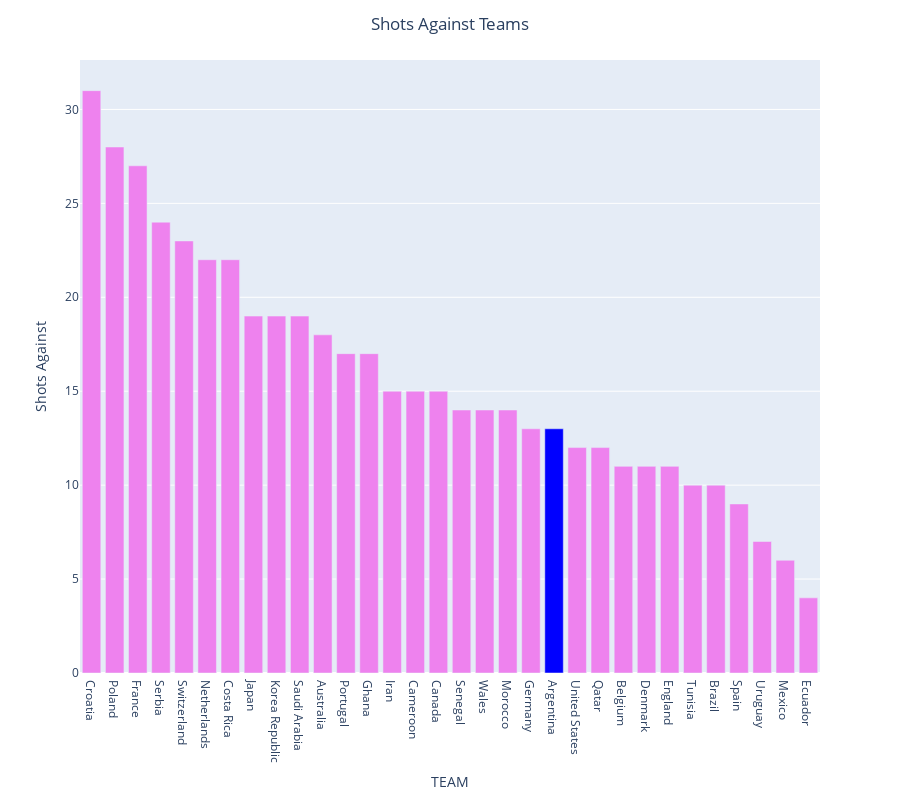

Here is the notebook cell this chart was saved with:
### Markdown cell above
xG (Expected Goals) is a metric that shows the quality of a scoring chance and how likely it is to result in a goal.
In the World Cup 2022, xG played a big role for Argentina and France, helping them create high-quality chances — which turned into the most goals scored in the tournament.

### Code cell
fig = px.bar(team_data.sort_values('gk_shots_on_target_against', ascending=False), y= 'gk_shots_on_target_against', x= 'team', width = 900,
    height = 800)

fig.update_layout(
    title = 'Shots Against Teams',
    title_x = 0.5,
    xaxis_title = 'TEAM',
    yaxis_title = 'Shots Against'
)

colors = ['violet'] * len(team_data)

colors[20] = 'blue';



fig.update_traces(marker_color = colors )

fig.show()

### Figure 1 — Plotly figure (JSON) as saved in the notebook; plotly's stock layout.template omitted (floating-point values rounded to 4 significant figures)
{"data": [{"hovertemplate": "team=%{x}<br>gk_shots_on_target_against=%{y}<extra></extra>", "legendgroup": "", "marker": {"color": ["violet", "violet", "violet", "violet", "violet", "violet", "violet", "violet", "violet", "violet", "violet", "violet", "violet", "violet", "violet", "violet", "violet", "violet", "violet", "violet", "blue", "violet", "violet", "violet", "violet", "violet", "violet", "violet", "violet", "violet", "violet", "violet"], "pattern": {"shape": ""}}, "name": "", "orientation": "v", "showlegend": false, "textposition": "auto", "type": "bar", "x": ["Croatia", "Poland", "France", "Serbia", "Switzerland", "Netherlands", "Costa Rica", "Japan", "Korea Republic", "Saudi Arabia", "Australia", "Portugal", "Ghana", "Iran", "Cameroon", "Canada", "Senegal", "Wales", "Morocco", "Germany", "Argentina", "United States", "Qatar", "Belgium", "Denmark", "England", "Tunisia", "Brazil", "Spain", "Uruguay", "Mexico", "Ecuador"], "xaxis": "x", "y": [31, 28, 27, 24, 23, 22, 22, 19, 19, 19, 18, 17, 17, 15, 15, 15, 14, 14, 14, 13, 13, 12, 12, 11, 11, 11, 10, 10, 9, 7, 6, 4], "yaxis": "y"}], "layout": {"barmode": "relative", "height": 800, "legend": {"tracegroupgap": 0}, "margin": {"t": 60}, "title": {"text": "Shots Against Teams", "x": 0.5}, "width": 900, "xaxis": {"anchor": "y", "domain": [0, 1], "title": {"text": "TEAM"}}, "yaxis": {"anchor": "x", "domain": [0, 1], "title": {"text": "Shots Against"}}}}
